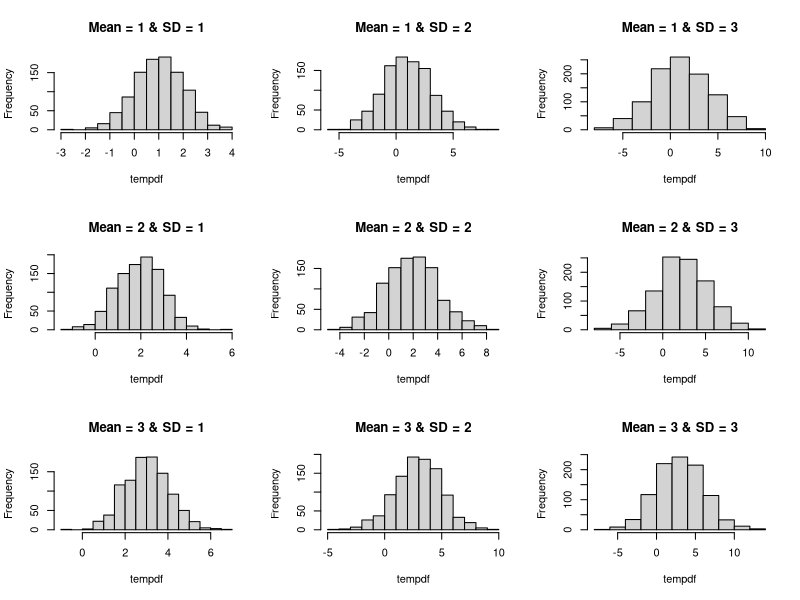
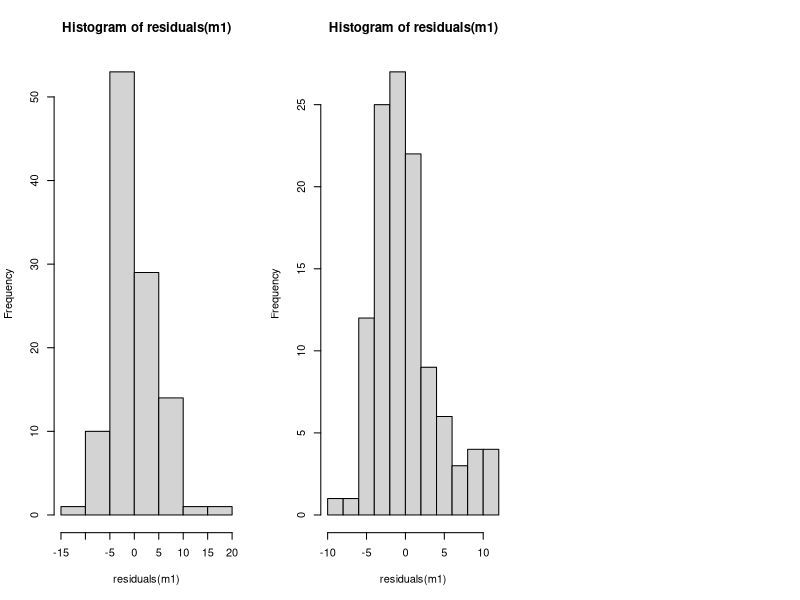

The R script that drew these images, in order:
## ---- chunk 1
library(palmerpenguins)
penguins <- penguins[!is.na(penguins$body_mass_g),]
penguins <- data.frame(penguins) ## drop NAs and convert to  data.frame
str(penguins)


### separate linear models for each species
adelie <- subset(penguins, species=="Adelie")
corAde <- cor(adelie$bill_length_mm, adelie$bill_depth_mm, use="complete.obs")
chinstrap <- subset(penguins, species=="Chinstrap")
corchin <- cor(chinstrap$bill_length_mm, chinstrap$bill_depth_mm, use="complete.obs")
gentoo <- subset(penguins, species=="Gentoo")
corGen <- cor(gentoo$bill_length_mm, gentoo$bill_depth_mm, use="complete.obs")
penguinDF <- data.frame(species=c("Adelie","Chinstrap","Gentoo"), 
                        corValue =c(corAde,corchin,corGen) )

## ---- chunk 2
for(i in 1:5){
  print(i)
}

## ---- chunk 3

## list species
speciesNames <- c("Adelie","Chinstrap","Gentoo")

## Empty vector to fill
outCor <- c()

for(i in 1:3){
tempPenguin <- subset(penguins, species==speciesNames[i]) ## subset species by that iteration
corVal <- cor(tempPenguin$bill_length_mm, tempPenguin$bill_depth_mm, use="complete.obs") ##conduct correlation
outCor <- c(outCor,corVal) ## join empty vector with new cor value
}
outCor

## ---- chunk 4

## Empty vector to fill
outCor <- c()

for(i in c("Adelie","Chinstrap","Gentoo")){
tempPenguin <- subset(penguins, species== i ) ## subset species by that iteration
corVal <- cor(tempPenguin$bill_length_mm, tempPenguin$bill_depth_mm, use="complete.obs") ##conduct correlation
outCor <- c(outCor,corVal) ## join empty vector with new cor value
}
outCor

## ---- chunk 5
## Empty data.frame to fill
coefout <- data.frame()

for(i in c("Adelie","Chinstrap","Gentoo")){
model <- lm(flipper_length_mm ~ body_mass_g, data= penguins, species == i )
dfTemp <- data.frame(species= i, 
                      coefficient = coef(model)[2],
                      intercept = coef(model)[2])
coefout <- rbind(coefout,dfTemp)
}
coefout
## ---- chunk 6
## Empty data.frame to fill
coefout <- data.frame()

for(i in c("Adelie","Chinstrap","Gentoo")){
  for(j in 2007:2009){
    
model <- lm(flipper_length_mm ~ body_mass_g, data= penguins, species == i & year == j )
dfTemp <- data.frame(species= i, 
                     year = j,
                      coefficient = coef(model)[2],
                      intercept = coef(model)[2])
coefout <- rbind(coefout,dfTemp)
  }
}
coefout
## ---- chunk 7

par(mfrow=c(3,3))
for(i in 1:3){
  for(j in 1:3){
  tempdf <- rnorm(1000, mean= i, sd = j )
  hist(tempdf, main=paste0("Mean = ",i," & SD = ",j))
  }
}


## ---- chunk 8
## Loop without conditional next
valOut <- c() ## empty vector
for (i in 0:5){
  tempVal <- log(i) 
  valOut <- c(valOut,tempVal)
}
valOut ## output


## Adding in next statement
valOut <- c()
for (i in 0:5){
  tempVal <- log(i) 
  if(is.infinite(tempVal)) { ## test expression of the loop
  next ## skip remainder of loop if test is true
  }
  valOut <- c(valOut,tempVal)
}
valOut
## ---- chunk 9

par(mfrow=c(1,3))
for(i in 2006:2008){
  tryCatch({ ## wrap the entire loop in a Try catch
  m1 <- lm(bill_length_mm ~ body_mass_g, data=penguins, year==i)
  hist(residuals(m1))
  }, error = function(e) print(i)) ## specify what occurs with an error messagge
}

## ---- chunk 10

## Create output dataframe
outDF <- data.frame()

for(i in c(4,6,8)){
  m1 <- lm(mpg ~ hp, data=mtcars, cyl==i) ## linear model through mtcars dataset for each cylinder type
  results <- data.frame(anova(m1)) ## extract model co-efficients
  results[,"cyl"] <- i
  outDF <- rbind(results)
}
outDF


## ---- chunk 11
## Create output dataframe
anovaOut <- data.frame()

for(i in c("cyl","gear","am")){
 i 
}
## ---- chunk 12

for(i in 2007:2009){
  m1 <- lm(bill_length_mm ~ body_mass_g, data=penguins, year==i)
  
}
